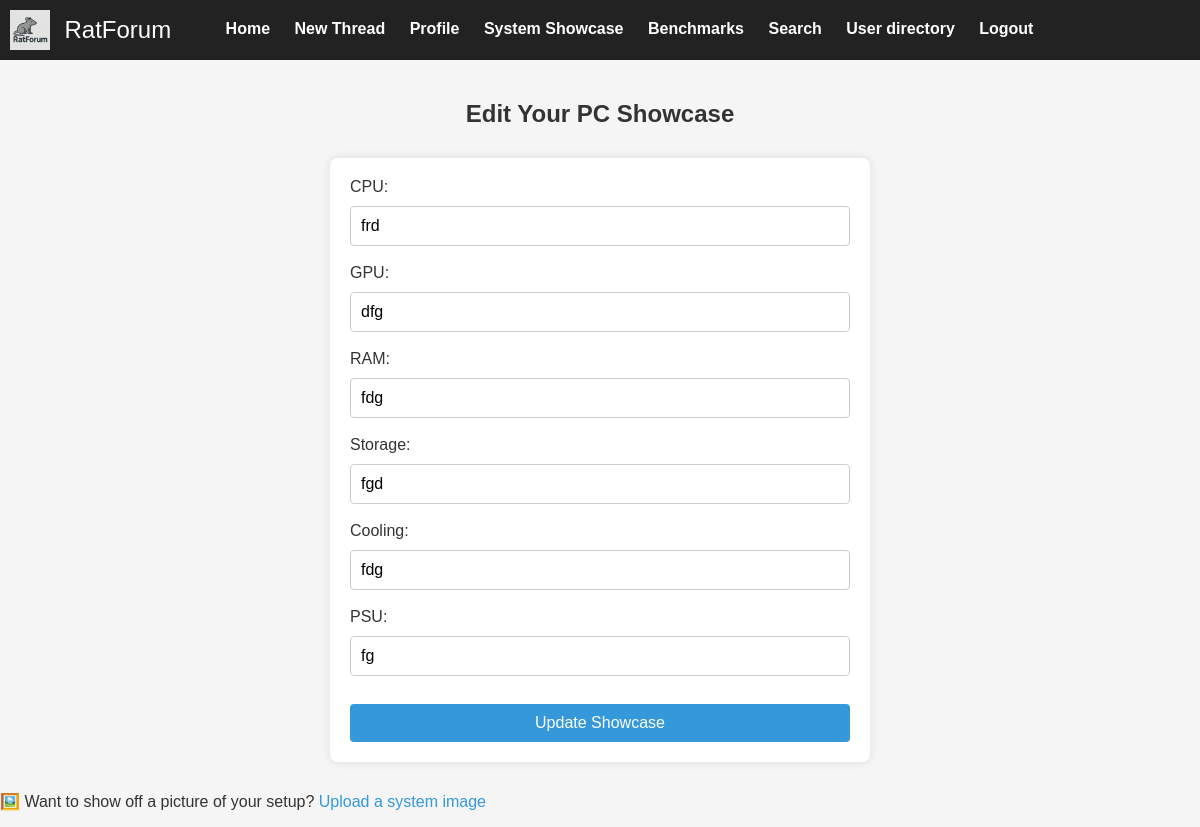
The page /showcase.php (signed in) on the database its author committed.
### tables this page shows
CREATE TABLE `users` (
  `id` int(11) NOT NULL,
  `username` varchar(50) NOT NULL,
  `email` varchar(100) NOT NULL,
  `password_hash` varchar(255) NOT NULL,
  `is_admin` tinyint(1) DEFAULT 0,
  `showcase_cpu` varchar(100) DEFAULT NULL,
  `showcase_gpu` varchar(100) DEFAULT NULL,
  `showcase_ram` varchar(100) DEFAULT NULL,
  `showcase_storage` varchar(100) DEFAULT NULL,
  `showcase_cooling` varchar(100) DEFAULT NULL,
  `showcase_psu` varchar(100) DEFAULT NULL,
  `bio` text DEFAULT NULL,
  `signature` text DEFAULT NULL,
  `showcase_image` varchar(255) DEFAULT NULL
);

### showcase.php (the view, shortened to what this page needs)
<?php
include 'db.php';
include 'menu.php';
$user_id = $_SESSION['user_id'];
$stmt = $pdo->prepare("SELECT * FROM users WHERE id = ?");
$stmt->execute([$user_id]);
$user = $stmt->fetch();
?>
<h2>Edit Your PC Showcase</h2>
<form method="post">
    CPU: <input type="text" name="cpu" value="<?= htmlspecialchars($user['showcase_cpu']) ?>"><br><br>
    GPU: <input type="text" name="gpu" value="<?= htmlspecialchars($user['showcase_gpu']) ?>"><br><br>
    RAM: <input type="text" name="ram" value="<?= htmlspecialchars($user['showcase_ram']) ?>"><br><br>
    Storage: <input type="text" name="storage" value="<?= htmlspecialchars($user['showcase_storage']) ?>"><br><br>
    Cooling: <input type="text" name="cooling" value="<?= htmlspecialchars($user['showcase_cooling']) ?>"><br><br>
    PSU: <input type="text" name="psu" value="<?= htmlspecialchars($user['showcase_psu']) ?>"><br><br>
    <button type="submit">Update Showcase</button>
</form>
<p style="margin-top:20px;">
    🖼️ Want to show off a picture of your setup?
    <a href="upload_image.php">Upload a system image</a>
</p>

### style.css (style rules this page uses)
a { color: #3498db; text-decoration: none; }
form { background-color: white; padding: 20px; border-radius: 8px; max-width: 500px; margin: 30px auto; box-shadow: 0 0 10px rgba(0,0,0,0.1); }
form input, form button { width: 100%; padding: 10px; margin-top: 10px; font-size: 16px; border-radius: 4px; border: 1px solid #ccc; }
form button { background-color: #3498db; color: white; border: none; cursor: pointer; }
h2 { text-align: center; margin-top: 40px; }

### rows shown on the page
users: cpu "frd", gpu "dfg", ram "fdg", storage "fgd", cooling "fdg", psu "fg"
